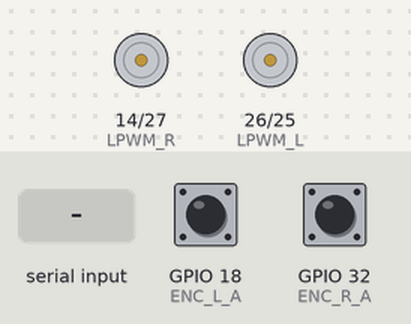
Bench run of a sketch on a simulated ESP32. Parts: motor-driver pin pairs drawn as motors (green arrow = first pin HIGH = forward, orange = second pin HIGH = backward, longer = more drive). The inputs (shaded band) are chosen by the test bench; at power-on: GPIO 18 (ENC_L_A) HIGH, GPIO 32 (ENC_R_A) HIGH. What the sketch prints to the serial monitor is not drawn.

Above: at 2.2 s.
2.3 s: "T1:90\n" received over Serial
At 3.3 s:
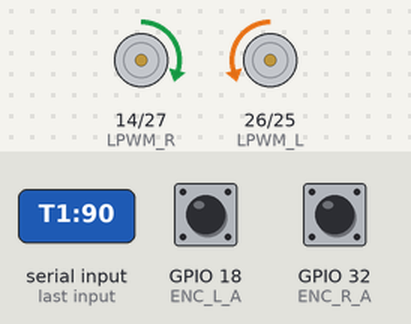
Timing chart, 0 to 5.8 s (numbered marks = the images above; inputs shaded):
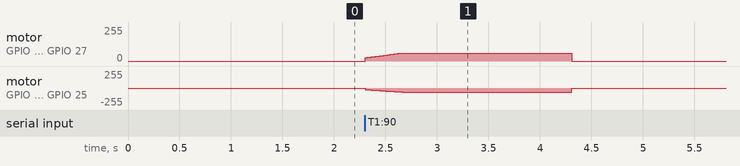

Measured:
- after the input at 2.3 s, motor on GPIO 14 (LPWM_R) / GPIO 27 (RPWM_R): rises from stopped to forward 60/255 in 0.36 s, then falls to stopped in 1.6 s

The sketch:

ProgramEsp.ino
```cpp
// ==========================================
// DEFINISI PIN DRIVER BTS7960
// ==========================================
#define RPWM_L  25
#define LPWM_L  26
#define RPWM_R  27
#define LPWM_R  14

// ==========================================
// DEFINISI PIN ENCODER PG28
// ==========================================
#define ENC_L_A 18
#define ENC_L_B 19
#define ENC_R_A 32
#define ENC_R_B 33

const int pwmFreq = 10000;
const int pwmResolution = 8;

volatile long tick_count_left = 0;
volatile long tick_count_right = 0;

float jarak1 = 0.0, sudut1 = 0.0;
unsigned long lastDataTime = 0;
int currentSpeed = 0; // Kecepatan persisten antar iterasi loop()

void IRAM_ATTR isr_encoder_left() {
  if (digitalRead(ENC_L_B) == HIGH) tick_count_left--;
  else tick_count_left++;
}

void IRAM_ATTR isr_encoder_right() {
  if (digitalRead(ENC_R_B) == HIGH) tick_count_right++;
  else tick_count_right--;
}

// Fungsi dengan arah putaran yang sudah tervalidasi benar
void driveMotors(int speedL, int speedR) {
  // Motor Kiri
  if (speedL > 0) {
    ledcWrite(RPWM_L, abs(speedL)); ledcWrite(LPWM_L, 0);
  } else if (speedL < 0) {
    ledcWrite(RPWM_L, 0); ledcWrite(LPWM_L, abs(speedL));
  } else {
    ledcWrite(RPWM_L, 0); ledcWrite(LPWM_L, 0);
  }

  // Motor Kanan
  if (speedR > 0) {
    ledcWrite(RPWM_R, 0); ledcWrite(LPWM_R, abs(speedR));
  } else if (speedR < 0) {
    ledcWrite(RPWM_R, abs(speedR)); ledcWrite(LPWM_R, 0);
  } else {
    ledcWrite(RPWM_R, 0); ledcWrite(LPWM_R, 0);
  }
}

void setup() {
  Serial.begin(115200);
  delay(1000);

  pinMode(ENC_L_A, INPUT_PULLUP); pinMode(ENC_L_B, INPUT_PULLUP);
  pinMode(ENC_R_A, INPUT_PULLUP); pinMode(ENC_R_B, INPUT_PULLUP);

  attachInterrupt(digitalPinToInterrupt(ENC_L_A), isr_encoder_left, RISING);
  attachInterrupt(digitalPinToInterrupt(ENC_R_A), isr_encoder_right, RISING);

  ledcAttach(RPWM_L, pwmFreq, pwmResolution); ledcAttach(LPWM_L, pwmFreq, pwmResolution);
  ledcAttach(RPWM_R, pwmFreq, pwmResolution); ledcAttach(LPWM_R, pwmFreq, pwmResolution);

  driveMotors(0, 0);
}

String getValue(String data, char separator, int index) {
  int found = 0;
  int strIndex[] = {0, -1};
  int maxIndex = data.length() - 1;
  for (int i = 0; i <= maxIndex && found <= index; i++) {
    if (data.charAt(i) == separator || i == maxIndex) {
      found++;
      strIndex[0] = strIndex[1] + 1;
      strIndex[1] = (i == maxIndex) ? i + 1 : i;
    }
  }
  return found > index ? data.substring(strIndex[0], strIndex[1]) : "";
}

void loop() {
  // 1. BACA DATA DARI PYTHON
  if (Serial.available() > 0) {
    String incomingData = Serial.readStringUntil('\n');
    incomingData.trim();

    if (incomingData.startsWith("T1:")) {
      jarak1 = getValue(incomingData, ',', 0).substring(3).toFloat();
      sudut1 = getValue(incomingData, ',', 1).substring(3).toFloat();
      lastDataTime = millis();
    }
  }

  // 1b. KIRIM TELEMETRI ENCODER KE PYTHON (TIAP 100MS)
  static unsigned long lastEncSend = 0;
  if (millis() - lastEncSend >= 100) {
    lastEncSend = millis();
    Serial.print("ENC:");
    Serial.print(tick_count_left);
    Serial.print(",");
    Serial.println(tick_count_right);
  }

  // 2. SAFETY STOP MUTLAK
  if (jarak1 <= 0.0 || (millis() - lastDataTime > 2000 && lastDataTime != 0)) {
    currentSpeed = 0;
    driveMotors(0, 0);
    return;
  }

  // 3. LOGIKA NAVIGASI (ALIGN-FIRST + RAMP UP/DOWN)
  float batasAman = 0.7;
  int targetSpeed = 60;
  int speedPutar = 50; // Kecepatan untuk berputar mencari titik tengah

  if (jarak1 > batasAman) {

    // --- FASE A: PENYELARASAN SUDUT (CARI TITIK TENGAH) ---
    if (sudut1 > 3.0) {
      currentSpeed = 0; // Reset momentum maju
      driveMotors(speedPutar, -speedPutar); // Putar Kanan
      delay(20);
      return;
    }
    else if (sudut1 < -3.0) {
      currentSpeed = 0; // Reset momentum maju
      driveMotors(-speedPutar, speedPutar); // Putar Kiri
      delay(20);
      return;
    }

    // --- FASE B: MAJU LURUS (KARENA SUDUT SUDAH AMAN DI -3 HINGGA 3) ---
    if (jarak1 < 1.3) {
      // RAMP-DOWN: Melambat halus
      float span = 1.3 - batasAman;
      float currentSpan = jarak1 - batasAman;
      currentSpeed = map(currentSpan * 100, 0, span * 100, 25, targetSpeed);
      currentSpeed = constrain(currentSpeed, 25, targetSpeed);
    } else {
      // RAMP-UP: Akselerasi halus
      if (currentSpeed < targetSpeed) {
        currentSpeed += 2; // Penambahan step pelan
        if (currentSpeed < 25) currentSpeed = 25; // Tenaga awal agar motor tidak berdengung
      }
      currentSpeed = constrain(currentSpeed, 25, targetSpeed);
    }

    // Eksekusi maju lurus
    driveMotors(currentSpeed, currentSpeed);
    delay(20); // Pacing waktu agar ramp-up tidak terjadi secara instan

  } else {
    // 4. MENCAPAI FINISH POINT
    currentSpeed = 0;
    driveMotors(0, 0);
  }
}
```
